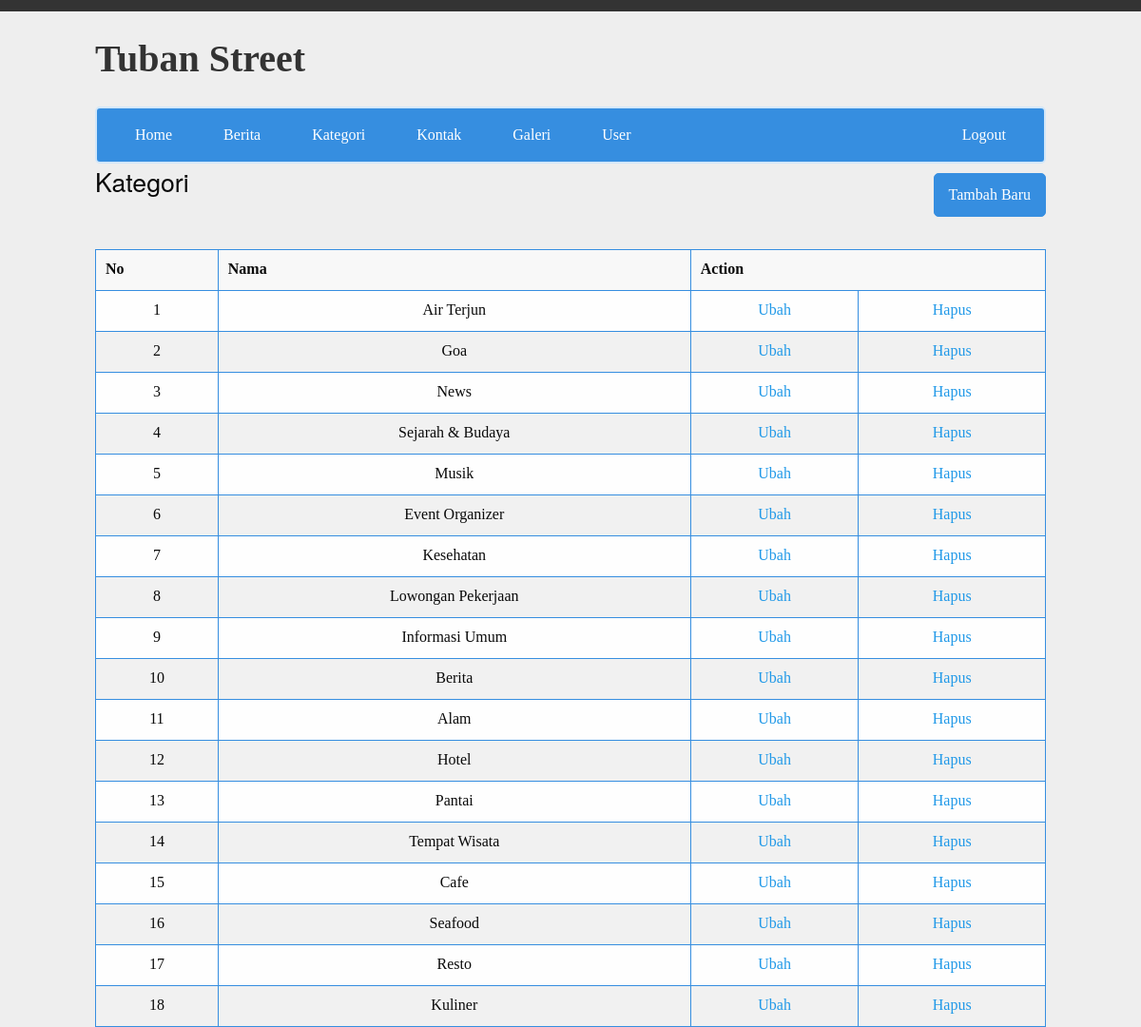
The app's page /admin/index.php?p=kategori (signed in) with its own data.
### tables this page shows
CREATE TABLE `kategori` (
  `id` int(11) NOT NULL,
  `nama_kategori` varchar(50) NOT NULL
);

### admin/conf.php (called while the page is built, shortened)
<?php
function inc($val) {global $koneksi;include file_exists($val . '.php') ? $val . '.php' : 'nofile.php';}
?>

### admin/view/kategori/index.php (the view)
<?php
$hasil = $koneksi->prepare("SELECT * FROM kategori ORDER BY id DESC");
$hasil->execute();
$data = $hasil->fetchAll();?>
    <a class="btn pull-right" href="index.php?p=kategori&m=add">Tambah Baru</a>
    <h2>Kategori</h2>
    <div style="clear:both">&nbsp;</div>
    <table class="data">
        <thead>
            <tr>
                <th>No</th>
                <th>Nama</th>
                <th colspan="2">Action</th>
            </tr>
        </thead>
        <tbody>
            <?php $i = 1;foreach ($data as $key) {?>
                <tr>
                    <td>
                        <?php echo $i; ?>
                    </td>
                    <td>
                        <?php echo $key['nama_kategori']; ?>
                    </td>
                    <td><a href="index.php?p=kategori&m=edit&id= <?php echo $key['id']; ?>">Ubah</a></td>
                    <td><a onclick="return confirm('Hapus Data <?php echo $key['nama_kategori']; ?>')" href="proses/kategori/hapus.php?id= <?php echo $key['id']; ?>">Hapus</a></td>
                </tr>
                <?php $i++;}?>
        </tbody>
    </table>

### admin/assets/css/imron.css (style rules this page uses)
body, button, legend { padding: 0 }
h1, h2, h3, h4, h5, h6, p { text-rendering: optimizeLegibility }
html { font-family: sans-serif; -ms-text-size-adjust: 100%; -webkit-text-size-adjust: 100% }
a, b, em, i, small, strong { line-height: inherit }
body, h1, h2, h3, h4, h5, h6 { font-family: "Helvetica Neue", Helvetica, Roboto, Arial, sans-serif; font-weight: 400 }
body, html { font-size: 100%; box-sizing: border-box }
body { margin: 0; line-height: 1.5; color: #0a0a0a; background: #fefefe; -webkit-font-smoothing: antialiased; -moz-osx-font-smoothing: grayscale }
blockquote, dd, div, dl, dt, form, h1, h2, h3, h4, h5, h6, li, ol, p, pre, td, th, ul { margin: 0; padding: 0 }
h1, h2, h3, h4, h5, h6 { font-style: normal; color: inherit; margin-top: 0; margin-bottom: .5rem; line-height: 1.4 }
h2 { font-size: 1.25rem }
@media screen and (min-width:40em) { h2 { font-size: 2.5rem } }
a { background-color: transparent; color: #2199e8; text-decoration: none; cursor: pointer }
body, html { height: 100% }
caption, tbody td, tbody th { padding: .5rem .625rem .625rem }
table { border-collapse: collapse; border-spacing: 0; margin-bottom: 1rem; border-radius: 0 }
tbody, tfoot, thead { border: 1px solid #f1f1f1; background-color: #fefefe }
tfoot, thead { background: #f8f8f8; color: #0a0a0a }
tfoot tr, thead tr { background: 0 0 }
tfoot td, tfoot th, thead td, thead th { padding: .5rem .625rem .625rem; font-weight: 700; text-align: left }
tbody tr:nth-child(even) { background-color: #f1f1f1 }

### admin/assets/css/imronadmin.css (style rules this page uses)
* { outline: none; }
body { margin: 0; font-family: Candara; background-color: #EEE; }
a { text-decoration: none; }
h2 { font-size: 20pt; }
button, .btn { background: #368EE0; border: 1px solid #368EE0; border-radius: 5px; padding: 10px 15px; color: white; 17 display: inline-block; margin: 10px 0; font-family: Candara; font-size: 12pt; }
.pull-right { float: right; }
table { width: 100%; }
table.data, table.data tr th, table.data tr td { border-collapse: collapse; border: 1px solid #368EE0; }
table.data tr td { text-align: center; }

### records on screen
kategori: nama_kategori "Air Terjun"
kategori: nama_kategori "Goa"
kategori: nama_kategori "News"
kategori: nama_kategori "Sejarah & Budaya"
kategori: nama_kategori "Musik"
kategori: nama_kategori "Event Organizer"
kategori: nama_kategori "Kesehatan"
kategori: nama_kategori "Lowongan Pekerjaan"
kategori: nama_kategori "Informasi Umum"
kategori: nama_kategori "Berita"
kategori: nama_kategori "Alam"
kategori: nama_kategori "Hotel"
kategori: nama_kategori "Pantai"
kategori: nama_kategori "Tempat Wisata"
kategori: nama_kategori "Cafe"
kategori: nama_kategori "Seafood"
kategori: nama_kategori "Resto"
kategori: nama_kategori "Kuliner"
